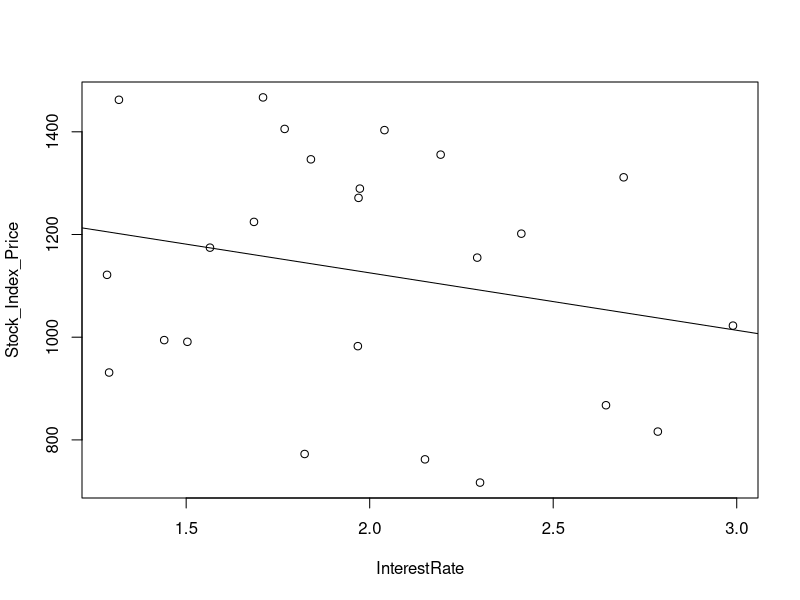
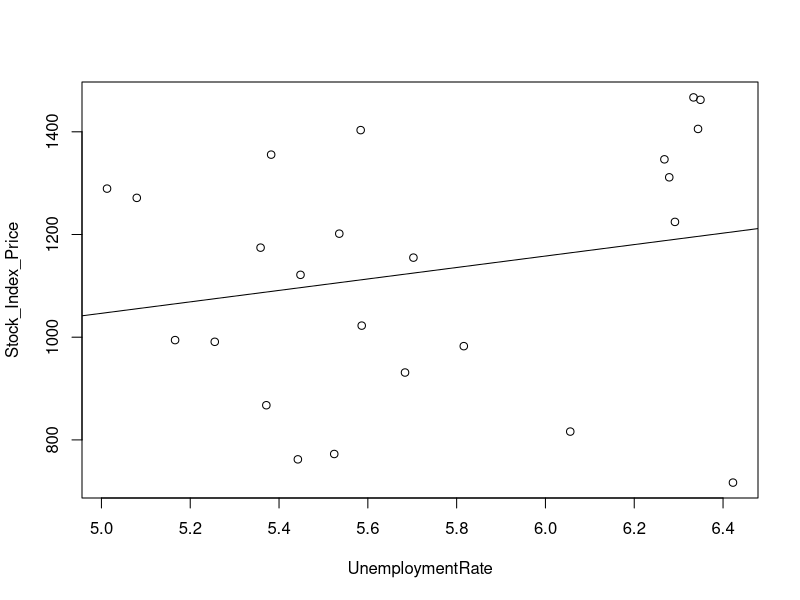
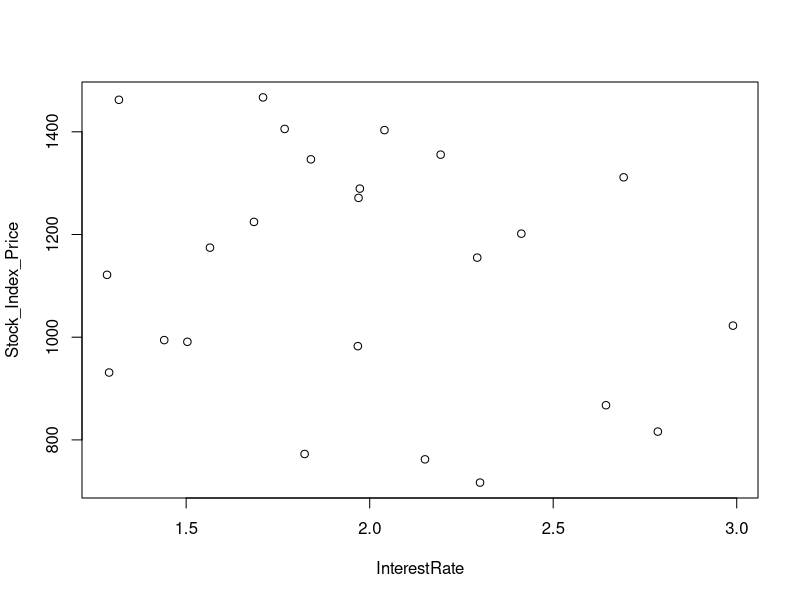
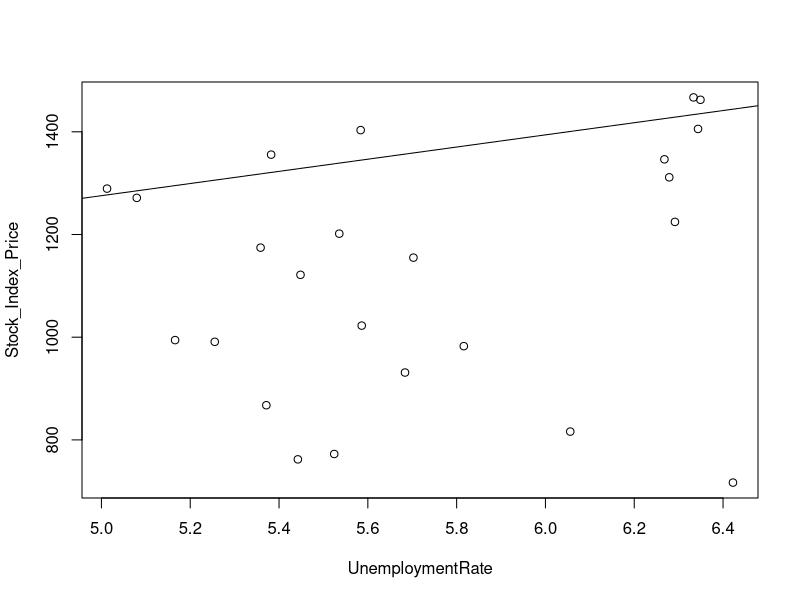

Generate these figures, in order, with R:
# Assignment
# SYNTAX : runif(no_of_vals, min_val, max_val)

no_of_cols = 24
d = data.frame(
  Year=c("2019","2018"),
  Month=c(floor(runif(no_of_cols, 0, 13))),
  InterestRate=c(runif(no_of_cols, 1.0, 3.0)),
  UnemploymentRate=c(runif(no_of_cols, 5.0, 6.5)),
  Stock_Index_Price=c(runif(no_of_cols, 700, 1500))
)

print(d)


model = lm(Stock_Index_Price~InterestRate,data=d)
plot(Stock_Index_Price~InterestRate,data=d)
abline(model)

# ggplot(model,aes(y=Stock_Index_Price,x=InterestRate))+geom_point()+stat_smooth()

model2 = lm(Stock_Index_Price~UnemploymentRate,data=d)
plot(Stock_Index_Price~UnemploymentRate,data=d)
abline(model2)

model3 = update(model2,~.+InterestRate)
plot(Stock_Index_Price~InterestRate+UnemploymentRate,data=d)
abline(model3)

newdata=data.frame(InterestRate=1.5,UnemploymentRate=5.8)
predict(model3,newdata)

